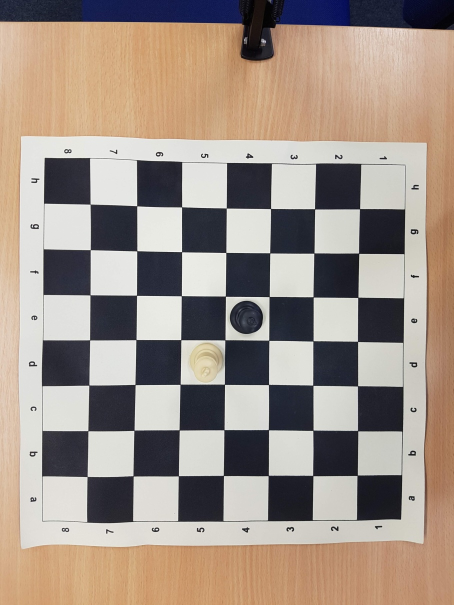
#> input picture ChessVisualiser/videos/1.jpg, 907 x 1210 px (shown at 1/2 size)
$ python -i singleImageDemo.py   (imports and definitions only)   (older library calls are emulated)
#> lines starting #> are read from the running program, lines starting #| are printed output that depends on the picture; after the words box and inside, x2 and y2 are one past the last pixel; in counts of white or black regions, pixels touching at a corner belong together
#> further down, picture is the input picture: shape (1210, 907, 3); mean B, G, R 135.8, 146.2, 160
import math
import time
import os
import tensorflow as tf
import sys
import cv2
import numpy as np
import PIL.ImageDraw as ImageDraw
import PIL.Image as Image
import PIL.ImageFont as Font
# Import utilites
from utils import label_map_util
from utils import visualization_utils


def getContours(img):
    _, cnt, _ = cv2.findContours(img, cv2.RETR_TREE, cv2.CHAIN_APPROX_SIMPLE)
    if len(cnt) <= 0:
        exit()
    return cnt


def crop(_frame):
    gray = cv2.cvtColor(_frame, cv2.COLOR_BGR2GRAY)
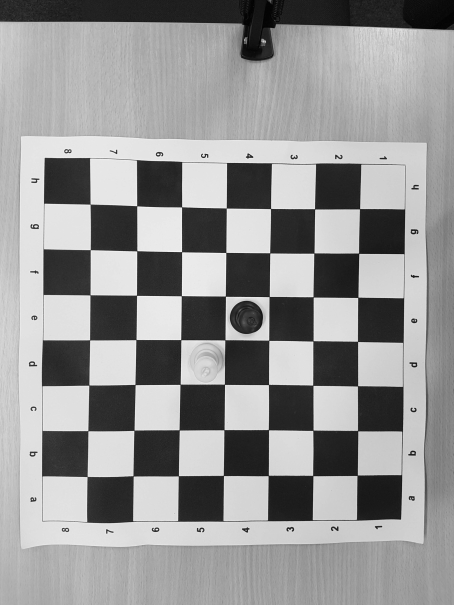
#> gray: shape (1210, 907) (shown at 1/2 size); min 0, max 254, mean 149.1

    binary = cv2.adaptiveThreshold(gray, 255, cv2.ADAPTIVE_THRESH_MEAN_C, cv2.THRESH_BINARY, 27, 5)
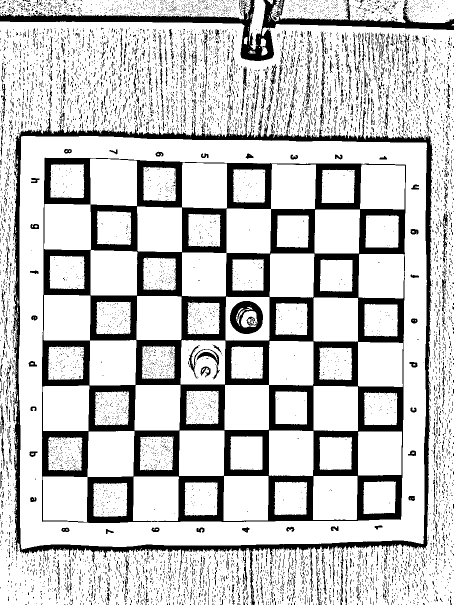
#> binary: shape (1210, 907) (shown at 1/2 size); 78.6% white; 9100 black regions (8653 under 20 px), largest, box (x1, y1, x2, y2) and area: (84, 315, 812, 1046) 130390, (25, 219, 866, 1210) 32651, (0, 0, 907, 122) 16006
    kernel = np.ones((5, 5), np.uint8)

    binary = cv2.morphologyEx(binary, cv2.MORPH_OPEN, kernel)
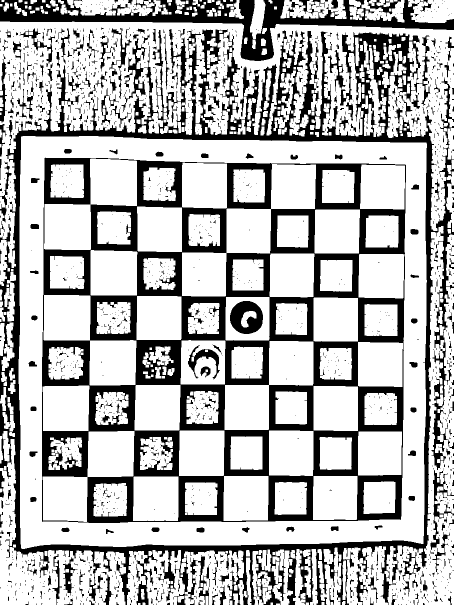
#> binary: shape (1210, 907) (shown at 1/2 size); 71.6% white; 1630 black regions (1346 under 20 px)
    contours = getContours(binary)
#> in getContours, `_, cnt, _ = cv2.findContours(img, cv2.RETR_TREE, cv2.CHAIN_APPROX_SIMP..`: cnt = 2034 contours, 1344 with area under 20; largest, box (x1, y1, x2, y2) and area: (37, 272, 854, 1098) 655586, (83, 314, 813, 1047) 520968, (0, 43, 907, 536) 135184, (769, 452, 907, 1210) 32768, (0, 878, 252, 1210) 27610
#> contours has the same summary as cnt in getContours
    contour = max(contours, key=cv2.contourArea)
#> contour = contour of 194 points, box (x1, y1, x2, y2) (37, 272, 854, 1098), area 655586
    return cv2.boundingRect(contour)


# [102 lines left out: functions doCrop, checkPointInRec, getMiddles, getMiddle, doFilter, not called in this run]


def distance(p1, p2=(0, 0)):
    return math.sqrt(((p1[0] - p2[0]) ** 2) + ((p1[1] - p2[1]) ** 2))


# [113 lines left out: functions getCorners, drawText, drawCircle, drawLine, perpDistFromLine, bubbleSort and 2 more, not called in this run]


def lineMid(line):
    mid = ((line[0][0] + line[1][1]) / 2, (line[1][0] + line[1][0]) / 2)
    return mid


# [508 lines left out: functions line_intersection, horizontalOrVertical, whereIsA1, getOrientation, beginVideoProcessing, not called in this run]


# [4 lines not run here, left out]

>>> import cv2
>>> picture = cv2.imread('../ChessVisualiser/videos/1.jpg')
>>> result = crop(picture)
#> result = (37, 272, 817, 826)

$ run again, on ChessVisualiser/videos/test.jpg
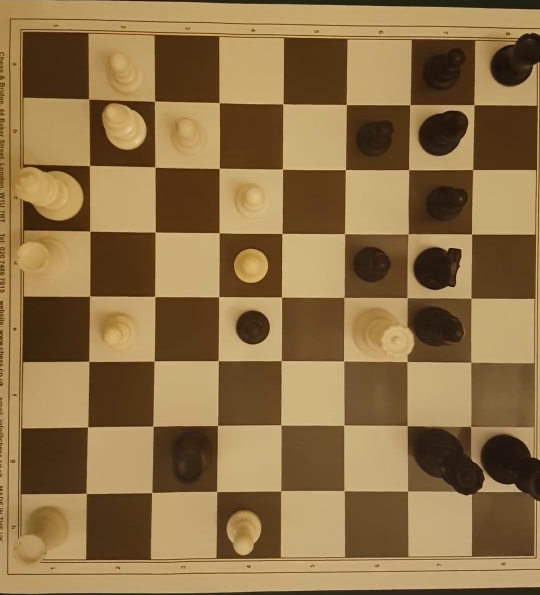
#> input picture ChessVisualiser/videos/test.jpg, 1080 x 1190 px (shown at 1/2 size)
#> picture is the input picture: shape (1190, 1080, 3); mean B, G, R 71.2, 113.6, 141.9
#> in crop, `gray = cv2.cvtColor(_frame, cv2.COLOR_BGR2GRAY)`:
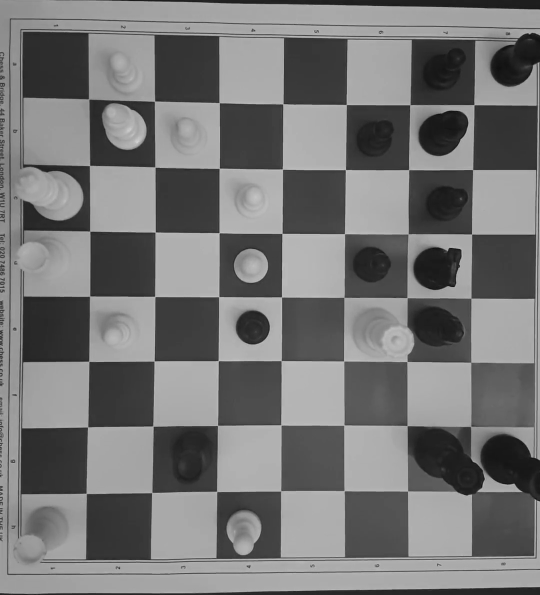
#> gray: shape (1190, 1080) (shown at 1/2 size); min 7, max 213, mean 117.2
#> in crop, `binary = cv2.morphologyEx(binary, cv2.MORPH_OPEN, kernel)`:
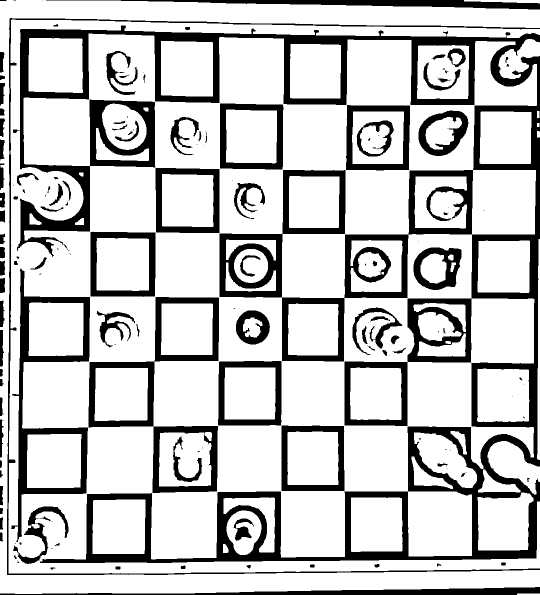
#> binary: shape (1190, 1080) (shown at 1/2 size); 77.1% white; 159 black regions (55 under 20 px)
#> cnt = 213 contours, 59 with area under 20; largest, box (x1, y1, x2, y2) and area: (17, 39, 1080, 1147) 899762, (0, 0, 1080, 1188) 90665, (21, 536, 181, 1085) 39220, (178, 198, 312, 336) 17368, (304, 851, 437, 987) 17222
#> contours has the same summary as cnt in getContours
#> contour = contour of 1137 points, box (x1, y1, x2, y2) (17, 39, 1080, 1147), area 899762
#> result = (17, 39, 1063, 1108)
